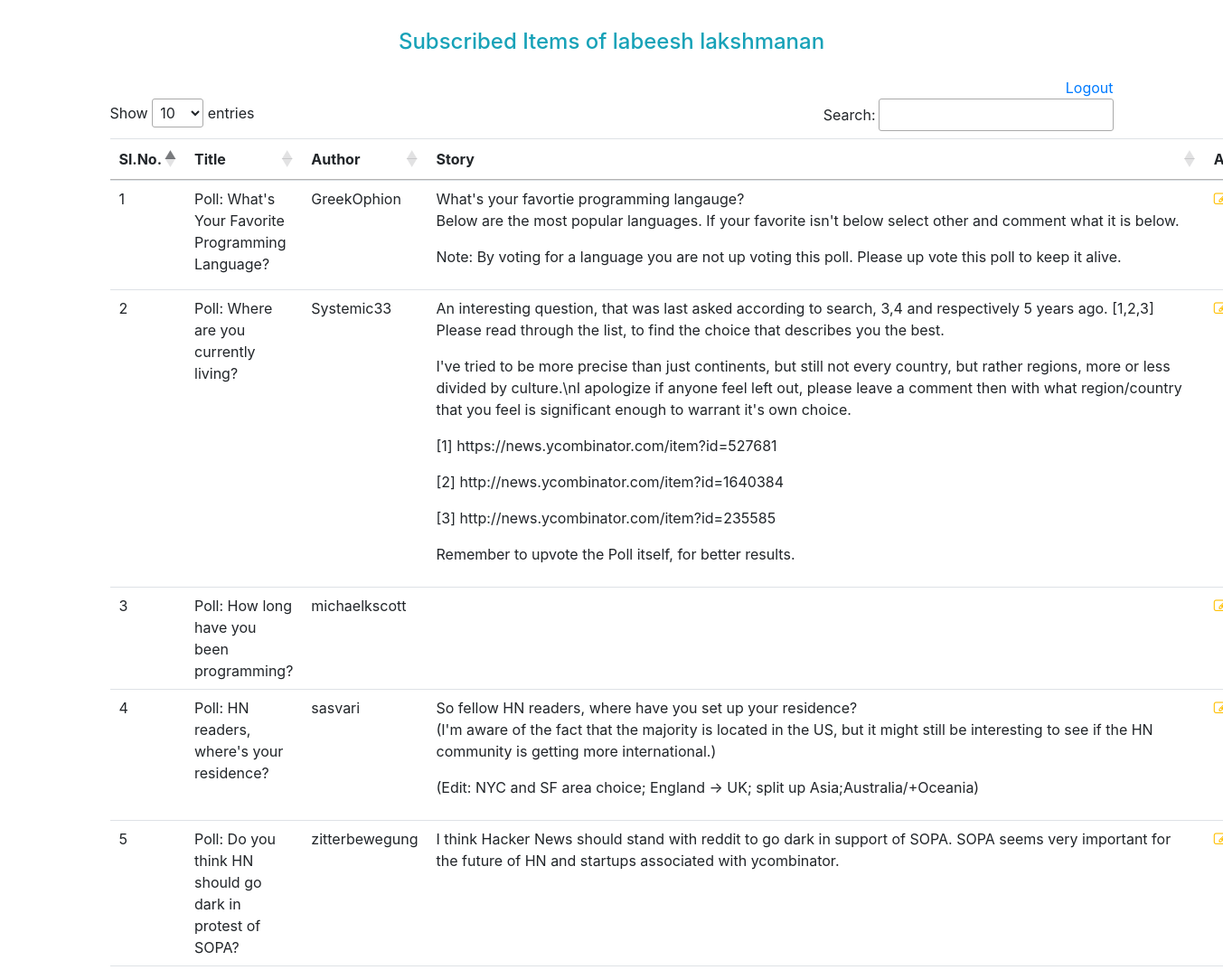
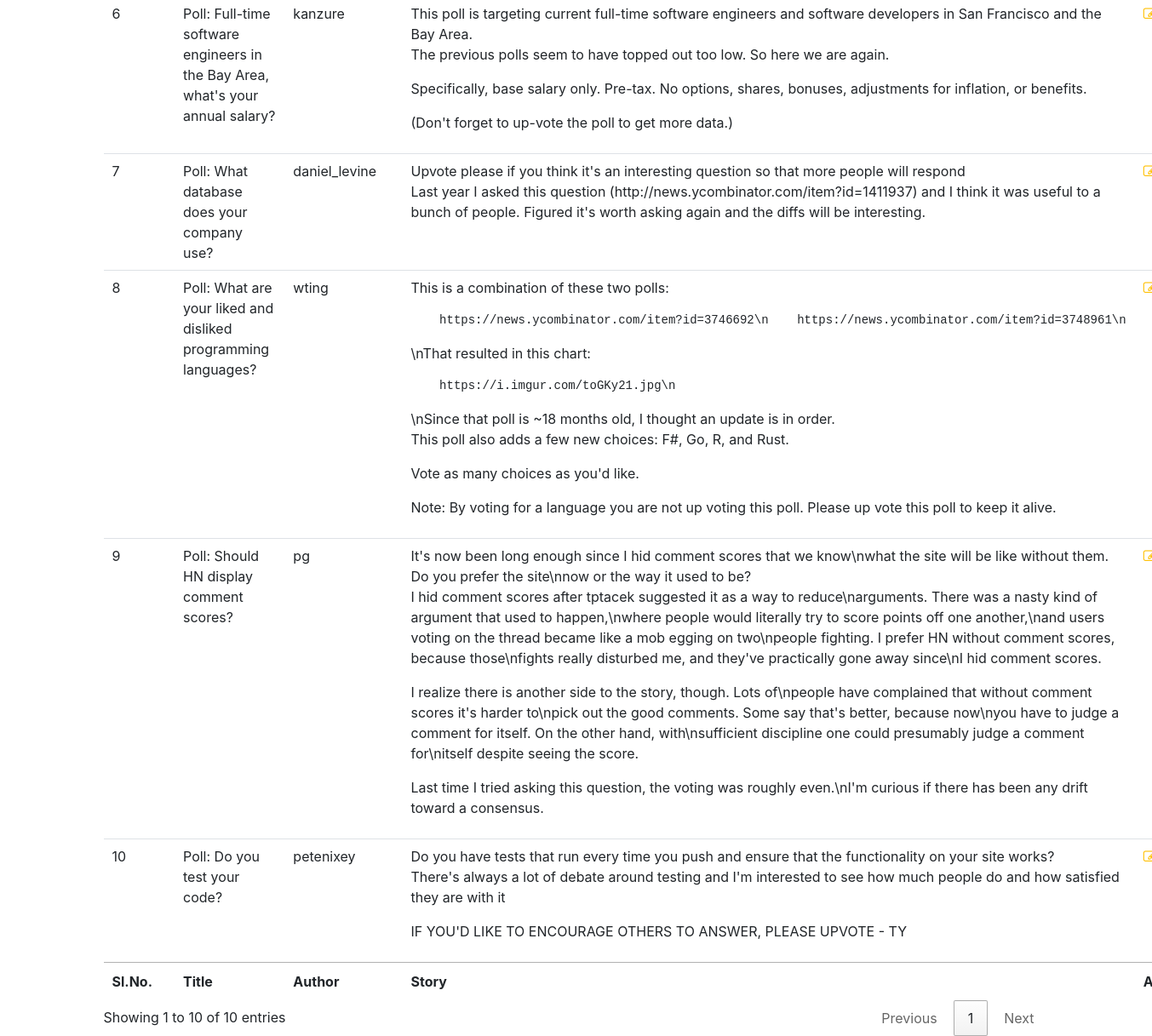
Page /index.php/admin/edit/9/poll on the committed database (2 pictures, top to bottom).
### tables this page shows
CREATE TABLE `hits` (
  `id` int(11) NOT NULL,
  `user_id` int(11) NOT NULL,
  `title` varchar(255) DEFAULT NULL,
  `author` varchar(100) DEFAULT NULL,
  `story_text` text,
  `url` varchar(255) DEFAULT NULL,
  `comment` varchar(255) DEFAULT NULL,
  `story_title` varchar(255) DEFAULT NULL
);

### application/controllers/Admin.php (called while the page is built, shortened)
<?php
class Admin extends CI_Controller
{
    public function __construct()
    {
        $this->load->database();
        $this->load->helper('url');
        $this->load->library('email');
        $this->load->library('session');
    }
    public function edit($id, $subscription_for, $status = '')
    {
        $result = $this->db->from("hits")->where("user_id", $id)->get();
        $data = ["first_name", "last_name"];
        $userResult = $this->db->select($data)->from("auth")->where("id", $id)->get();
        $data = [
            "hits" => $result->result(),
            "user_id" => $id,
            "user_name" => $userResult->result(),
            "status" => $status,
            "subscription_for" => $subscription_for
        ];
        $this->load->view("user_hits_edit", $data);
    }
}

### index.php (called while the page is built, shortened)
<?php
require_once BASEPATH.'core/CodeIgniter.php';

### application/views/user_hits_edit.php (the view, shortened to what this page needs)
<!DOCTYPE html>
<html lang="en">
<head>
    <link rel="stylesheet" href="https://maxcdn.bootstrapcdn.com/bootstrap/4.5.2/css/bootstrap.min.css">
    <link rel="stylesheet" type="text/css" href="https://cdn.datatables.net/1.10.22/css/jquery.dataTables.css">
    <link rel="stylesheet" href="https://stackpath.bootstrapcdn.com/font-awesome/4.7.0/css/font-awesome.min.css"
>
</head>
<body>
<div class="container">
    <div class="row">
        <div class="col-sm-12">
            <h4 class="text-center mt-3 p-3 text-info">Subscribed Items
                of <?= $user_name[0]->first_name . " " . $user_name[0]->last_name ?></h4>
            <span class="float-right"><a href="../../logout">Logout</a></span>
        </div>
        <div class="col-sm-12">
            <table class="table table-responsive-lg" id="dataTable">
                    <?php
                if ($subscription_for == 'poll') {
                    ?>
                    <thead>
                    <tr>
                        <th>Sl.No.</th>
                        <th>Title</th>
                        <th>Author</th>
                        <th>Story</th>
                        <th>Action</th>
                    </tr>
                    </thead>
                    <tfoot>
                    <tr>
                        <th>Sl.No.</th>
                        <th>Title</th>
                        <th>Author</th>
                        <th>Story</th>
                        <th>Action</th>
                    </tr>
                    </tfoot>
                    <tbody>
                    <?php
                    $i = 1;
                    foreach ($hits as $item) {
                        ?>
                        <tr>
                            <td><?= $i;
                                $i++; ?></td>
                            <td><?= $item->title ?></td>
                            <td><?= $item->author ?></td>
                            <td><?= $item->story_text ?></td>
                            <td>
                                <a href="../../edit_item/<?= $user_id ?>/<?= $item->id ?>/<?=$subscription_for ?>"><span
                                            class="fa fa-edit text-warning"></span></a>&nbsp;
                            </td>
                        </tr>
                    <?php } ?>
                    </tbody>
                <?php } ?>
            </table>
        </div>
    </div>
</div>
</body>
</html>

### rows in the picture
hits: title "Poll: What's Your Favorite Programming Language?", author "GreekOphion", story_text "What's your favortie programming langauge? Below are the most popular languages. If your favorite isn't below select other and comment what it is below. Note: By voting for a language you are not up voting this poll. Please up vote this poll to keep it alive."
hits: title "Poll: Where are you currently living?", author "Systemic33", story_text "An interesting question, that was last asked according to search, 3,4 and respectively 5 years ago. [1,2,3] Please read through the list, to find the choice that describes you the best. I've tried to be more precise than just continents, but still not every country, but rather regions, more or less divided by culture.\\nI apologize if anyone feel left out, please leave a comment then with what region/country that you feel is significant enough to warrant it's own choice. [1] https://news.ycombinator.com/item?id=527681 [2] http://news.ycombinator.com/item?id=1640384 [3] http://news.ycombinator.com/item?id=235585 Remember to upvote the Poll itself, for better results."
hits: title "Poll: How long have you been programming?", author "michaelkscott"
hits: title "Poll: HN readers, where's your residence?", author "sasvari", story_text "So fellow HN readers, where have you set up your residence? (I'm aware of the fact that the majority is located in the US, but it might still be interesting to see if the HN community is getting more international.) (Edit: NYC and SF area choice; England -> UK; split up Asia;Australia/+Oceania)"
hits: title "Poll: Do you think HN should go dark in protest of SOPA?", author "zitterbewegung", story_text "I think Hacker News should stand with reddit to go dark in support of SOPA. SOPA seems very important for the future of HN and startups associated with ycombinator."
hits: title "Poll: Full-time software engineers in the Bay Area, what's your annual salary?", author "kanzure", story_text "This poll is targeting current full-time software engineers and software developers in San Francisco and the Bay Area. The previous polls seem to have topped out too low. So here we are again. Specifically, base salary only. Pre-tax. No options, shares, bonuses, adjustments for inflation, or benefits. (Don't forget to up-vote the poll to get more data.)"
hits: title "Poll: What database does your company use?", author "daniel_levine", story_text "Upvote please if you think it's an interesting question so that more people will respond Last year I asked this question (http://news.ycombinator.com/item?id=1411937) and I think it was useful to a bunch of people. Figured it's worth asking again and the diffs will be interesting."
hits: title "Poll: What are your liked and disliked programming languages?", author "wting", story_text "This is a combination of these two polls: https://news.ycombinator.com/item?id=3746692\\n https://news.ycombinator.com/item?id=3748961\\n \\nThat resulted in this chart: https://i.imgur.com/toGKy21.jpg\\n \\nSince that poll is ~18 months old, I thought an update is in order. This poll also adds a few new choices: F#, Go, R, and Rust. Vote as many choices as you'd like. Note: By voting for a language you are not up voting this poll. Please up vote this poll to keep it alive."
hits: title "Poll: Should HN display comment scores?", author "pg", story_text "It's now been long enough since I hid comment scores that we know\\nwhat the site will be like without them. Do you prefer the site\\nnow or the way it used to be? I hid comment scores after tptacek suggested it as a way to reduce\\narguments. There was a nasty kind of argument that used to happen,\\nwhere people would literally try to score points off one another,\\nand users voting on the thread became like a mob egging on two\\npeople fighting. I prefer HN without comment scores, because those\\nfights really disturbed me, and they've practically gone away since\\nI hid comment scores. I realize there is another side to the story, though. Lots of\\npeople have complained that without comment…"
hits: title "Poll: Do you test your code?", author "petenixey", story_text "Do you have tests that run every time you push and ensure that the functionality on your site works? There's always a lot of debate around testing and I'm interested to see how much people do and how satisfied they are with it IF YOU'D LIKE TO ENCOURAGE OTHERS TO ANSWER, PLEASE UPVOTE - TY"

### other values in the picture
$user_name[0]->first_name "labeesh"
$user_name[0]->last_name "lakshmanan"
